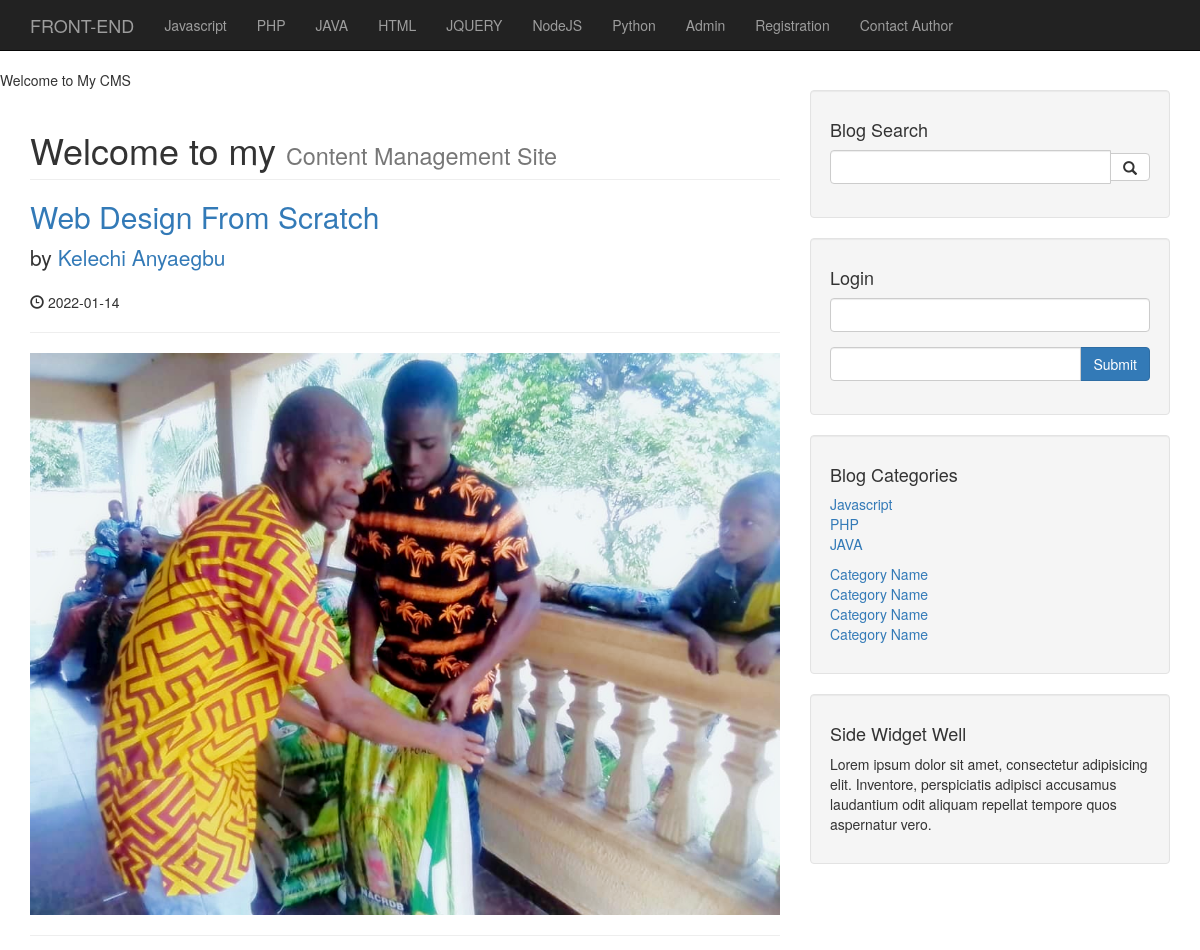
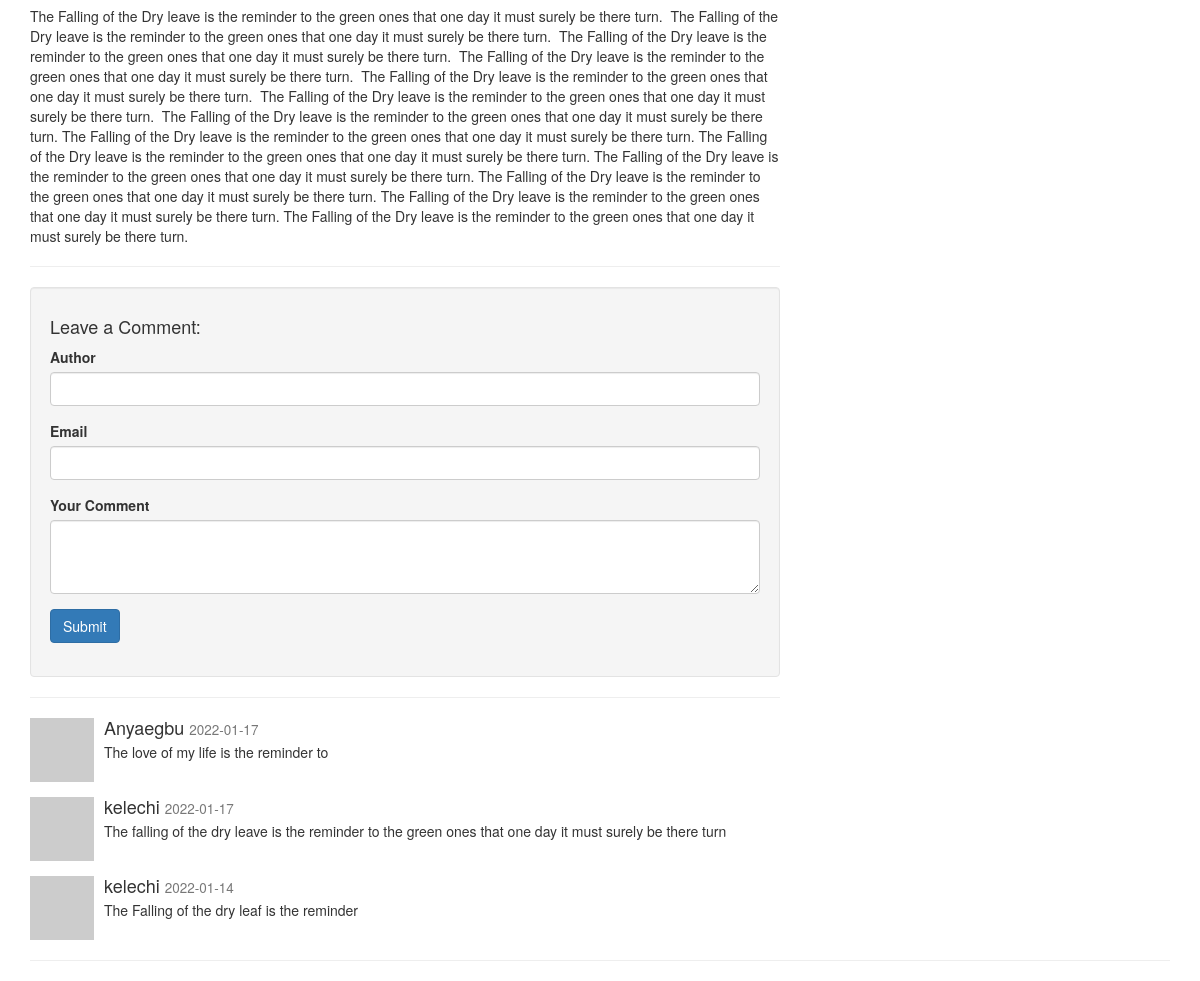
The page /post.php?p_id=25 on the database its author committed (2 pictures, top to bottom).
### tables this page shows
CREATE TABLE `categories` (
  `cat_id` int(3) NOT NULL,
  `cat_title` varchar(256) NOT NULL
);

CREATE TABLE `posts` (
  `post_id` int(3) NOT NULL,
  `post_category_id` int(3) NOT NULL,
  `post_title` varchar(255) NOT NULL,
  `post_author` varchar(255) NOT NULL,
  `post_date` date NOT NULL,
  `post_image` text NOT NULL,
  `post_content` text NOT NULL,
  `post_tags` varchar(255) NOT NULL,
  `post_comment_count` int(11) NOT NULL,
  `post_status` varchar(255) NOT NULL DEFAULT 'draft',
  `post_views_count` int(11) NOT NULL
);

CREATE TABLE `comments` (
  `comment_id` int(3) NOT NULL,
  `comment_post_id` int(3) NOT NULL,
  `comment_author` varchar(255) NOT NULL,
  `comment_email` varchar(255) NOT NULL,
  `comment_content` text NOT NULL,
  `comment_status` varchar(255) NOT NULL,
  `comment_date` date NOT NULL
);

### post.php (the view, shortened to what this page needs)
<?php include "include/header.php"; ?>
    <?php include "include/navigation.php"; ?>
    <div class="container">
        <div class="row">
            <div class="col-md-8">
            <?php
            if(isset($_GET['p_id'])){
                $the_post_id = $_GET['p_id'];
                $query = "SELECT * FROM posts WHERE post_id='$the_post_id'";
                $select_all_posts_query = mysqli_query($connection,$query);
                while($row = mysqli_fetch_assoc($select_all_posts_query)){
                    $post_title =  $row['post_title'];
                    $post_author =  $row['post_author'];
                    $post_date =  $row['post_date'];
                    $post_image =  $row['post_image'];
                    $post_content =  $row['post_content'];
                   ?>
                <marquee>
                <h1 class="page-header">
                    Welcome to my
                    <small>Content Management Site</small>
                </h1>
                </marquee>
                <h2>
                    <a href="#"><?php echo $post_title; ?></a>
                </h2>
                <p class="lead">
                    by <a href="author_posts.php?author=<?php echo $post_author ?>&p_id=<?php echo $the_post_id; ?>"><?php echo $post_author; ?></a>
                </p>
                <p><span class="glyphicon glyphicon-time"></span> <?php echo $post_date; ?></p>
                <hr>
                <img class="img-responsive" src="images/<?php echo $post_image; ?>" alt="">
                <hr>
                <p><?php echo $post_content; ?></p>
                <hr>
                <?php }
                } else {
                    header("Location: index.php");
                }
                ?>
                <div class="well">
                    <h4>Leave a Comment:</h4>
                    <form action="" method="post" role="form">
                        <div class="form-group">
                            <label for="Author">Author</label>
                            <input type="text" class="form-control" name="comment_author">
                        </div>
                        <div class="form-group">
                            <label for="Email">Email</label>
                            <input type="text" class="form-control" name="comment_email">
                        </div>
                        <div class="form-group">
                        <label for="comment">Your Comment</label>
                            <textarea class="form-control" name="comment_content" rows="3"></textarea>
                        </div>
                        <button type="submit" name="create_comment" class="btn btn-primary">Submit</button>
                    </form>
                </div>
                <hr>
                    <?php
                    $query = "SELECT * FROM comments WHERE comment_post_id = {$the_post_id} AND comment_status='approved' ORDER BY comment_id DESC ";
                    $select_comment_query = mysqli_query($connection,$query);
                    while ($row = mysqli_fetch_array($select_comment_query)) {
                        $comment_date = $row['comment_date'];
                        $comment_content = $row['comment_content'];
                        $comment_author = $row['comment_author'];
                        ?>
                 <div class="media">
                    <a class="pull-left" href="#">
                        <img class="media-object" src="http://placehold.it/64x64" alt="">
                    </a>
                    <div class="media-body">
                        <h4 class="media-heading"><?php echo $comment_author; ?>
                            <small><?php echo $comment_date; ?></small>
                        </h4>
                        <?php echo $comment_content; ?>
                    </div>
                </div>
                   <?php } ?>
            </div>
            <?php include "include/sidebar.php";?>
        </div>
        <hr>
        <?php include "include/header.php"; ?>

### include/header.php (shortened to what this page needs)
<!DOCTYPE html>
<html lang="en">
<head>
    <link href="css/bootstrap.min.css" rel="stylesheet">
    <link href="css/blog-home.css" rel="stylesheet">
    <link href="css/styles.css" rel="stylesheet">
</head>
<body>

### include/navigation.php (shortened to what this page needs)
<nav class="navbar navbar-inverse navbar-fixed-top" role="navigation">
        <div class="container">
            <div class="navbar-header">
                <a class="navbar-brand" href="index.php">FRONT-END</a>
            </div>
            <div class="collapse navbar-collapse" id="bs-example-navbar-collapse-1">
                <ul class="nav navbar-nav">
            <?php
                $query = "SELECT * from categories";
                $select_all_categories_query = mysqli_query($connection,$query);
                while($row = mysqli_fetch_assoc($select_all_categories_query)){
                    $cat_title =  $row['cat_title'];
                    echo "<li><a href='#'>{$cat_title}</a></li>";
                }
            ?>
                    <li>
                        <a href="admin">Admin</a>
                    </li>
                    <li>
                        <a href="registration.php">Registration</a>
                    </li>
                    <li>
                        <a href="contact.php">Contact Author</a>
                    </li>
                </ul>
            </div>
        </div>
    </nav>

### include/sidebar.php
<div class="col-md-4">
                <div class="well">
                    <h4>Blog Search</h4>
                    <form action="search.php" method="post">
                    <div class="input-group">
                        <input name="search" type="text" class="form-control">
                        <span class="input-group-btn">
                            <button name="submit" class="btn btn-default" type="submit">
                                <span class="glyphicon glyphicon-search"></span>
                        </button>
                        </span>
                    </div>
                    </form>
                </div>
                <div class="well">
                    <h4>Login</h4>
                    <form action="include/login.php" method="post">
                    <div class="form-group" placeholder="Enter Username">
                        <input name="username" type="text" class="form-control">
                    </div>
                    <div class="input-group" placeholder="Enter Password">
                        <input name="user_password" type="text" class="form-control">
                        <span class="input-group-btn">
                            <button class="btn btn-primary" name="login" type="submit">Submit</button>
                        </span>
                    </div>
                    </form>
                </div>
                <div class="well">
<?php
$query = "SELECT * from categories LIMIT 3";
$select_categories_sidebar = mysqli_query($connection,$query);
?>
                    <h4>Blog Categories</h4>
                    <div class="row">
                        <div class="col-lg-12">
                            <ul class="list-unstyled">
<?php
while($row = mysqli_fetch_assoc($select_categories_sidebar)){
    $cat_title =  $row['cat_title'];
    $cat_id =  $row['cat_id'];
    echo "<li><a href='category.php?category=$cat_id'>{$cat_title}</a></li>";
}
?>
                            </ul>
                        </div>
                        <div class="col-lg-6">
                            <ul class="list-unstyled">
                                <li><a href="#">Category Name</a>
                                </li>
                                <li><a href="#">Category Name</a>
                                </li>
                                <li><a href="#">Category Name</a>
                                </li>
                                <li><a href="#">Category Name</a>
                                </li>
                            </ul>
                        </div>
                    </div>
                </div>
                <?php
                    include "widget.php"
                ?>
            </div>

### include/widget.php
<div class="well">
    <h4>Side Widget Well</h4>
    <p>Lorem ipsum dolor sit amet, consectetur adipisicing elit. Inventore, perspiciatis adipisci accusamus laudantium odit aliquam repellat tempore quos aspernatur vero.</p>
</div>

### css/blog-home.css (style rules this page uses)
body { padding-top: 70px; }

### rows shown on the page
categories: cat_title "Javascript"
categories: cat_title "PHP"
categories: cat_title "JAVA"
categories: cat_title "HTML"
categories: cat_title "JQUERY"
categories: cat_title "NodeJS"
categories: cat_title "Python"
posts: post_title "Web Design From Scratch", post_author "Kelechi Anyaegbu", post_date "2022-01-14", post_image (picture), post_content "The Falling of the Dry leave is the reminder to the green ones that one day it must surely be there turn. The Falling of the Dry leave is the reminder to the green ones that one day it must surely be there turn. The Falling of the Dry leave is the reminder to the green ones that one day it must surely be there turn. The Falling of the Dry leave is the reminder to the green ones that one day it must surely be there turn. The Falling of the Dry leave is the reminder to the green ones that one day it must surely be there turn. The Falling of the Dry leave is the reminder to the green ones that one day it must surely be there turn. The Falling of the Dry leave is the reminder to the green ones…"
comments: comment_author "Anyaegbu", comment_date "2022-01-17", comment_content "The love of my life is the reminder to"
comments: comment_author "kelechi", comment_date "2022-01-17", comment_content "The falling of the dry leave is the reminder to the green ones that one day it must surely be there turn"
comments: comment_author "kelechi", comment_date "2022-01-14", comment_content "The Falling of the dry leaf is the reminder"
